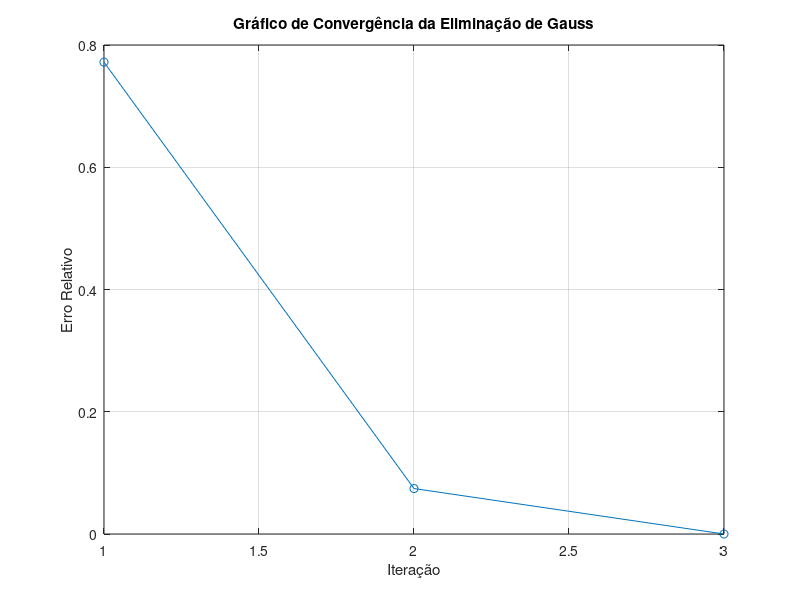

Source code (MATLAB):
clc
clear all
close all

% Função de eliminação de Gauss com prints e registro de erros
function [X, errors] = gauss_elimination_with_convergence(A, B)
    [n, m] = size(A);

    % Montando a matriz aumentada
    AugmentedMatrix = [A, B];
    disp('Matriz aumentada inicial:');
    disp(AugmentedMatrix);

    % Inicializando vetor de erros
    errors = [];

    % Fase de eliminação
    for i = 1:n
        for j = i+1:n
            fator = AugmentedMatrix(j, i) / AugmentedMatrix(i, i);
            AugmentedMatrix(j, :) = AugmentedMatrix(j, :) - fator * AugmentedMatrix(i, :);
            fprintf('Matriz aumentada após zerar o elemento (%d, %d):\n', j, i);
            disp(AugmentedMatrix);
        end
    end

    % Fase de retro-substituição
    X = zeros(n, 1);
    for i = n:-1:1
        X(i) = (AugmentedMatrix(i, end) - AugmentedMatrix(i, 1:end-1) * X) / AugmentedMatrix(i, i);
        fprintf('Solução parcial após calcular x_%d:\n', i);
        disp(X);

        % Calcular erro relativo e armazenar
        error = norm(A * X - B) / norm(B);
        errors = [errors; error];
    end
end

% Definindo a matriz dos coeficientes A e o vetor B
A = [10 2 -1;
     -3 -6 2;
     1 1 5];

B = [27;
     -61.5;
     -21.5];

% Resolvendo o sistema de equações e registrando os erros
[X, errors] = gauss_elimination_with_convergence(A, B);

% Exibindo o resultado final
disp('A solução do sistema de equações é:')
disp(X)

% Verificando o resultado
A_inv = inv(A);
I = A * A_inv;
disp('A matriz identidade resultante da multiplicação de A por sua inversa é:')
disp(I)

% Plotando o gráfico de convergência
figure;
plot(errors, '-o');
xlabel('Iteração');
ylabel('Erro Relativo');
title('Gráfico de Convergência da Eliminação de Gauss');
grid on;